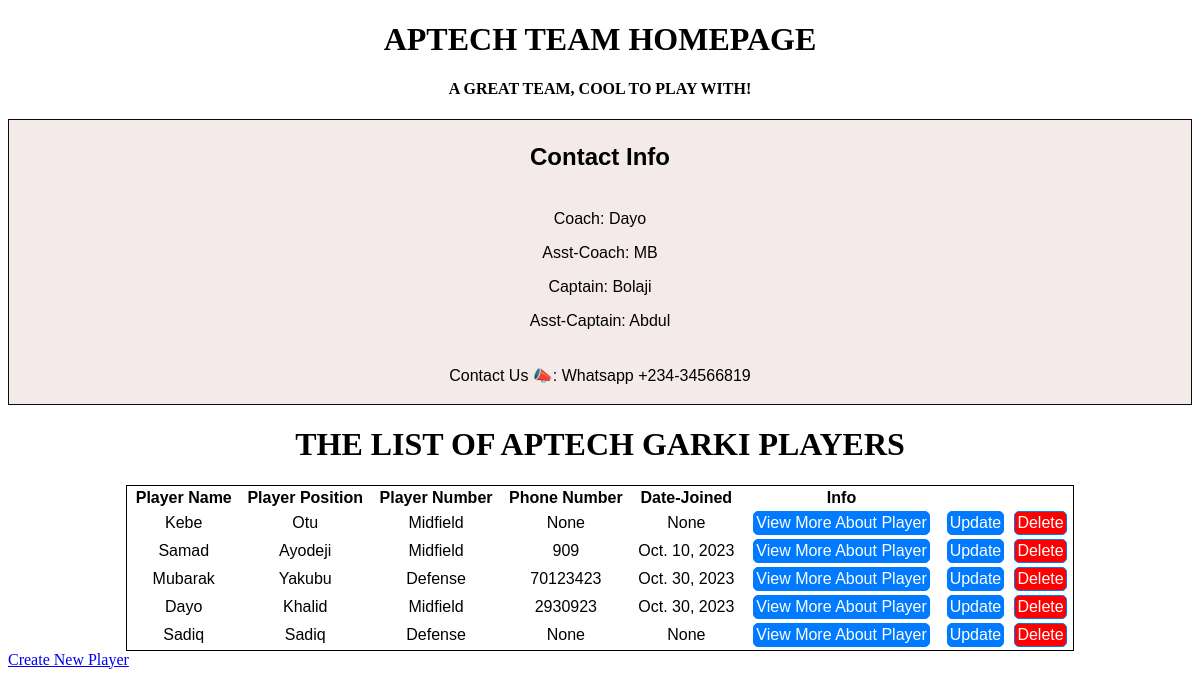
Before: /aptechteam/ with the older database file.
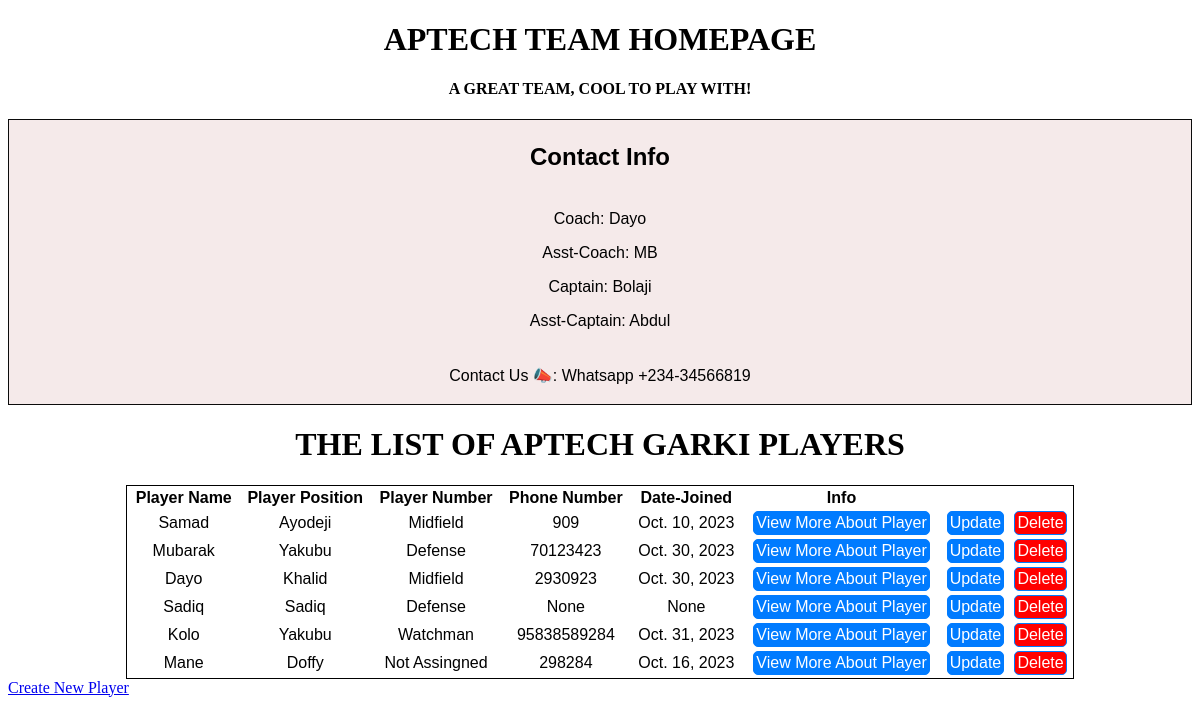
After: the same page with the newer database file.
### aptechteam/models.py (models this page shows)
class Members(models.Model):
    firstname = models.CharField(max_length=255)
    lastname = models.CharField(max_length=255)
    position = models.CharField(max_length=20, null=True)
    phone = models.IntegerField(null=True)
    joined_date = models.DateField(null=True)

### aptechteam/views.py (the view)
# urls.py: path("", views.members, name='aptechteam'),
def members(request):
    team_members = Members.objects.all().values()
    context = {
        "team": team_members,
    }
    return render(request, "allmembers.html", context)

### aptechteam/templates/allmembers.html (shortened to what this page needs)
<!DOCTYPE html>
<html lang="en">
<head>
</head>
<body>
    <h1 class="text-center">Aptech team homepage</h1>
    <h4 class="text-center">a great team, cool to play with!</h4>
    <div class="card">
        <div class="card-header">
            <h2>contact info</h2>
        </div>
        <div class="card-body">
            <p>Coach: Dayo</p>
            <p>Asst-Coach: MB</p>
            <p>Captain: Bolaji</p>
            <p>Asst-Captain: Abdul</p>
        </div>
        <div class="card-footer">
            <p>contact us 📣: whatsapp +234-34566819</p>
        </div>
    </div>
    <h1 class="text-center">the list of aptech garki players</h1>
    {% block content %}
    <table>
        <thead>
            <td>player name</td>
            <td>player position</td>
            <td>player number</td>
            <td>phone number</td>
            <td>date-joined</td>
            <td>Info</td>
        </thead>
        {% for x in team %}
        <tr>
            <td>{{ x.firstname }}</td>
            <td>{{ x.lastname }}</td>
            <td>{{ x.position }}</td>
            <td>{{ x.phone }}</td>
            <td>{{ x.joined_date }}</td>
            <td><a href="playerdetail/{{x.id}}" class="button">View more about player</a></td>
            <td><a href="http://127.0.0.1:8000/admin/aptechteam/members/{{x.id}}/change/" class="button">update</a></td>
            <td><a href="http://127.0.0.1:8000/admin/aptechteam/members/{{x.id}}/delete/" class="button" style="background-color: red;">delete</a></td>
        </tr>
        {% endfor %}
    </table>
    <a href="http://127.0.0.1:8000/admin/aptechteam/members/add/">create new player</a>
    {% endblock %}
</body>
</html>

### aptechteam/templates/allmembers.html (style rules this page uses)
* { text-transform: capitalize; }
.text-center { text-align: center; text-transform: uppercase; }
.card { background: rgb(245, 234, 234); font-family: 'Franklin Gothic Medium', 'Arial Narrow', Arial, sans-serif; border: 1px solid rgb(11, 11, 11); text-align: center; }
.card-header, .card-footer { padding: 0.2em; }
table { width: 80%; margin: auto; border: 1px solid #000; text-align: center; }
table thead { font-weight: bold; }
table tr { font-family: 'Gill Sans', 'Gill Sans MT', Calibri, 'Trebuchet MS', sans-serif; }
a.button { display: inline-block; padding: 2px; background-color: #007bff; color: #fff; text-decoration: none; border-radius: 5px; border: 1px solid #007bff; cursor: pointer; text-align: center; transition: background-color 0.3s ease; }
a.button { text-decoration: none; }

Changed rows visible on the page:
removed Members: firstname "Kebe", lastname "Otu", position "Midfield", phone "None", joined_date "None"
added Members: firstname "Kolo", lastname "Yakubu", position "Watchman", phone "95838589284", joined_date "Oct. 31, 2023"
added Members: firstname "Mane", lastname "Doffy", position "Not Assingned", phone "298284", joined_date "Oct. 16, 2023"
